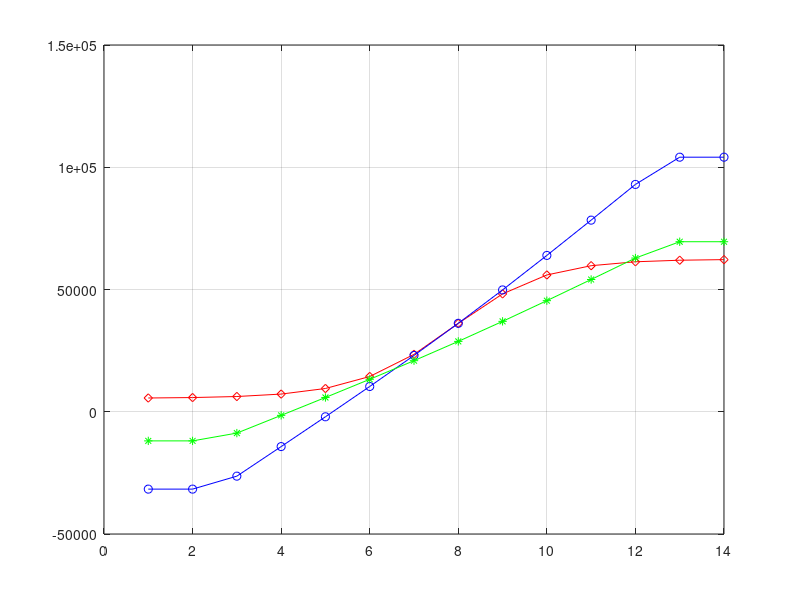

The MATLAB script that drew this image:
function test_FilmResponse()
  
     Im = [ 7000, 10000, 15000, 20000, 25000, 30000, 35000, 40000, 45000, 50000, 55000, 60000];
    Im =  [5629 5807 6231 7229 9513 14412 23462 36162 48207 55952 59739 ...
                    61340 61975 62221 ];
     % Im = 1.0e+004 * Im      
      
      Correction.coef(1)=62372;
      Correction.coef(2)= 14.922;
      Correction.coef(3)= 5.1665;
      Correction.coef(4)=0.90103;
      Correction.coef(5)=5500;
     ValidityBegining=Correction.coef(5)+500;
     ValidityEnding=Correction.coef(1)-500;
     X=1:65536;
     %xlin = X;
     X(1:ValidityBegining)=ValidityBegining;X(ValidityEnding:end)=ValidityEnding;
    %figure;
     %plot(xlin, X);
     Y1=Correction.coef(2)+Correction.coef(3)*log(((X-Correction.coef(1))./(Correction.coef(5)-Correction.coef(1))).^(-1/Correction.coef(4))-1);
     [maxi_1,i0_1]=max(diff(X)./diff(Y1))   %compute the slope of the linear part
     CorrectedIm1=(Y1(Im+1)-Y1(i0_1))*maxi_1  + X(i0_1);  
          
     xX = X(i0_1)
     xm = maxi_1
     yY1 = Y1(i0_1-10000)
     mY1= max(max(Y1))
     %+1 is to prevent the have the zeros  
    % figure;
     %plot(X, Y1);
     %Correction.coef(3) = 3;
     CorrectedIm2=(Y1(Im+1)-Y1(i0_1+10000))*maxi_1 * 0.6 + X(i0_1); 
    % Y2=Correction.coef(2)+Correction.coef(3)*log(((X-Correction.coef(1))./(Correction.coef(5)-Correction.coef(1))).^(-1/Correction.coef(4))-1);
    % figure;
    % plot(X, Y2, X, Y1);
     %[maxi_2,i0_2]=max(diff(X)./diff(Y2))   %compute the slope of the linear part
     %CorrectedIm2=(Y2(Im+1)-Y2(i0_2))*maxi_2 + X(i0_2);  
     
     Implot = [Im' CorrectedIm1' CorrectedIm2']
     xim = (1:length(Im)) * 1;
     figure;
     plot(xim,Im,'-rd', xim, CorrectedIm1, '-bo', xim, CorrectedIm2, '-g*');
     grid on;
     
     Correction.coef(3) = 5.1665;
       xf = -20:5:60;
     Yf = Correction.coef(5) + (Correction.coef(1) - Correction.coef(5)) ./ (1 + exp( (-xf + Correction.coef(2)) ./ Correction.coef(3))).^Correction.coef(4);
     yf = Yf'
   %  figure;
   %  plot(xf, Yf);
